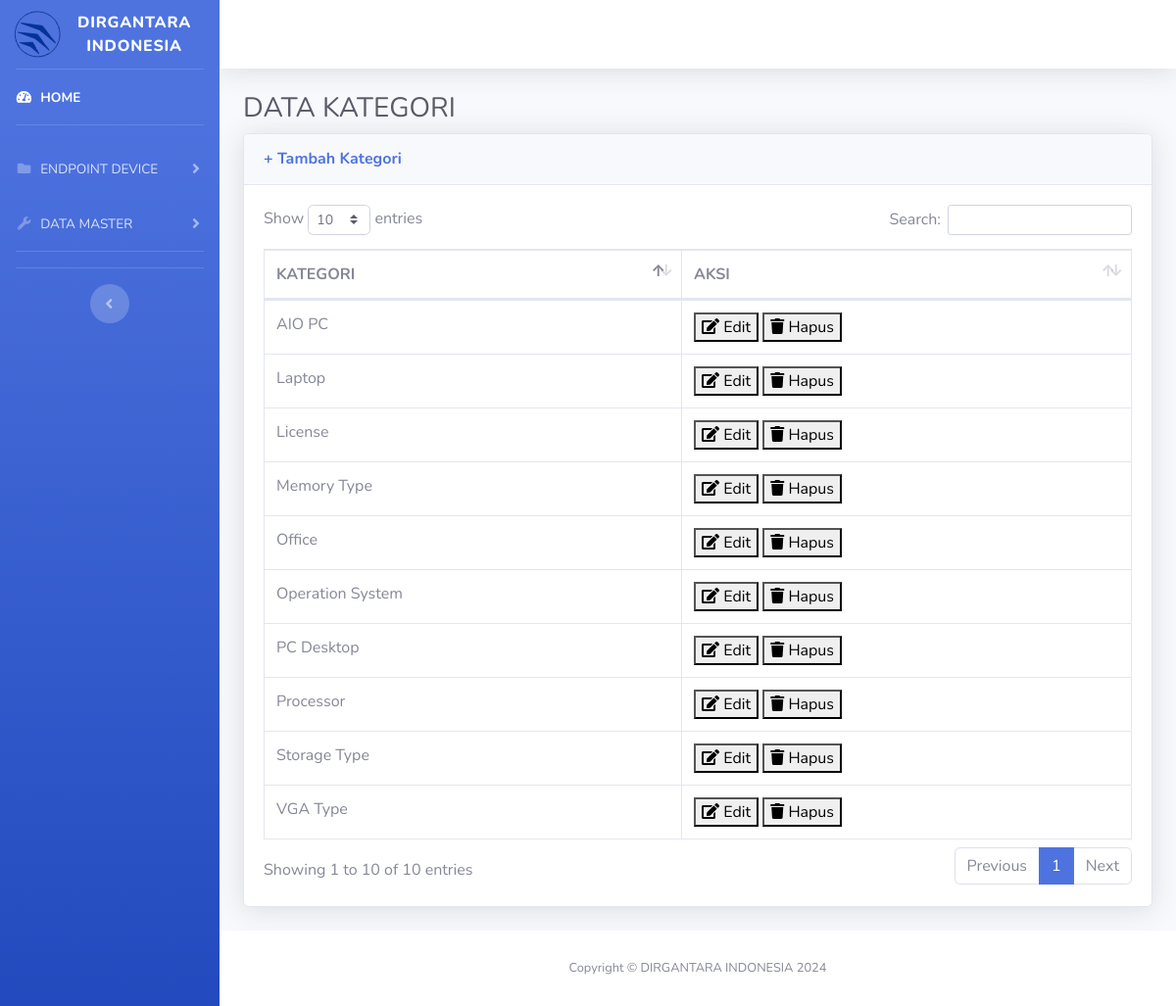
/kategori/data_kategori.php, run on the app's committed database.
### tables this page shows
CREATE TABLE `kategori` (
  `id_kategori` int(11) NOT NULL,
  `kategori` varchar(50) NOT NULL
);

### kategori/data_kategori.php (the view, shortened to what this page needs)
<?php
include '../koneksi.php';
if(isset($_POST['cari'])){
    $cari = $_POST['search'];
    $sql = "SELECT * FROM kategori WHERE kategori.kategori LIKE '%$cari%'";
    $level = mysqli_query($conn, $sql);
}else{
    $sql = "SELECT * FROM kategori";
    $level = mysqli_query($conn, $sql);
}
?>
<!DOCTYPE html>
<html lang="en">
<head>
    <link href="../vendor/fontawesome-free/css/all.min.css" rel="stylesheet" type="text/css">
    <link href="../css/sb-admin-2.min.css" rel="stylesheet">
    <link href="../vendor/datatables/dataTables.bootstrap4.min.css" rel="stylesheet">
</head>
<body id="page-top">
    <?php include("sidebar.php") ?>
        <div id="content-wrapper" class="d-flex flex-column">
            <div id="content">
                <nav class="navbar navbar-expand navbar-light bg-white topbar mb-4 static-top shadow">
                </nav>
                <div class="container-fluid">
                    <h1 class="h3 mb-2 text-gray-800">DATA KATEGORI</h1>
                    <div class="card shadow mb-4">
                        <div class="card-header py-3">
                            <h6 class="m-0 font-weight-bold text-primary"><a href="tambah_kategori.php">+ Tambah Kategori</a></h6>
                        </div>
                        <div class="card-body">
                            <div class="table-responsive">
                                <table class="table table-bordered" id="dataTable" width="100%" cellspacing="0">
                                    <thead>
                                        <tr>
                                            <th>KATEGORI</th>
                                            <th>AKSI</th>
                                        </tr>
                                    </thead>
                                    <tbody>
                                    <?php foreach ($level as $row) : ?>
                                    <tr>
                                        <td><?= $row["kategori"]; ?></td>
                                        <td>
                                        <a href="../hapus dan edit/edit_kategori.php?id=<?=$row['id_kategori'];?>"><button class='edit'><i class="fa fa-edit"></i> Edit</button></a>
                                        <a href="../hapus dan edit/hapus_kategori.php?id=<?=$row['id_kategori'];?>" onclick="return confirm ('yakin untuk menghapus?');"><button class='hapus'><i class="fa fa-trash"></i> Hapus</button></a>
                                        </td>
                                    </tr>
                                    <?php endforeach; ?>
                                    </tbody>
                                </table>
                            </div>
                        </div>
                    </div>
                </div>
            </div>
            <footer class="sticky-footer bg-white">
                <div class="container my-auto">
                    <div class="copyright text-center my-auto">
                        <span>Copyright &copy; DIRGANTARA INDONESIA 2024</span>
                    </div>
                </div>
            </footer>
        </div>
    </div>
</body>
</html>

### data on the page
kategori: kategori "Laptop"
kategori: kategori "Processor"
kategori: kategori "PC Desktop"
kategori: kategori "AIO PC"
kategori: kategori "Storage Type"
kategori: kategori "Memory Type"
kategori: kategori "VGA Type"
kategori: kategori "Operation System"
kategori: kategori "Office"
kategori: kategori "License"
